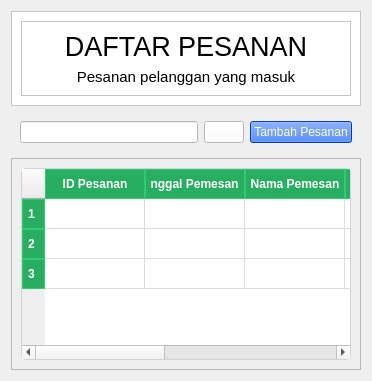
         <widget class="QWidget" name="Pemesanan">
          <layout class="QVBoxLayout" name="verticalLayout_29">
           <item>
            <widget class="QFrame" name="frame_24">
             <property name="styleSheet">
              <string notr="true">background-color: rgb(255, 255, 255);</string>
             </property>
             <property name="frameShape">
              <enum>QFrame::Shape::StyledPanel</enum>
             </property>
             <property name="frameShadow">
              <enum>QFrame::Shadow::Raised</enum>
             </property>
             <layout class="QVBoxLayout" name="verticalLayout_11">
              <item>
               <widget class="QFrame" name="frame_25">
                <property name="styleSheet">
                 <string notr="true">background-color: rgb(255, 255, 255);</string>
                </property>
                <property name="frameShape">
                 <enum>QFrame::Shape::StyledPanel</enum>
                </property>
                <property name="frameShadow">
                 <enum>QFrame::Shadow::Raised</enum>
                </property>
                <layout class="QVBoxLayout" name="verticalLayout_28">
                 <item>
                  <widget class="QLabel" name="Judul_pesanan">
                   <property name="font">
                    <font>
                     <pointsize>20</pointsize>
                    </font>
                   </property>
                   <property name="styleSheet">
                    <string notr="true">background-color: rgb(255, 255, 255);</string>
                   </property>
                   <property name="text">
                    <string>DAFTAR PESANAN</string>
                   </property>
                   <property name="alignment">
                    <set>Qt::AlignmentFlag::AlignCenter</set>
                   </property>
                  </widget>
                 </item>
                 <item>
                  <widget class="QLabel" name="subjudul_pesanan">
                   <property name="font">
                    <font>
                     <pointsize>11</pointsize>
                    </font>
                   </property>
                   <property name="styleSheet">
                    <string notr="true">background-color: rgb(255, 255, 255);</string>
                   </property>
                   <property name="text">
                    <string>Pesanan pelanggan yang masuk</string>
                   </property>
                   <property name="alignment">
                    <set>Qt::AlignmentFlag::AlignCenter</set>
                   </property>
                  </widget>
                 </item>
                </layout>
               </widget>
              </item>
             </layout>
            </widget>
           </item>
           <item>
            <widget class="QWidget" name="widget_10" native="true">
             <property name="minimumSize">
              <size>
               <width>350</width>
               <height>0</height>
              </size>
             </property>
             <property name="styleSheet">
              <string notr="true">QPushButton:Checked {
	background-color: white; 
	font-weight: bold;
}</string>
             </property>
             <layout class="QHBoxLayout" name="horizontalLayout_21">
              <item>
               <layout class="QHBoxLayout" name="horizontalLayout_22">
                <item>
                 <widget class="QLineEdit" name="inputNamaPelanggan">
                  <property name="styleSheet">
                   <string notr="true">background-color: rgb(255, 255, 255);</string>
                  </property>
                 </widget>
                </item>
                <item>
                 <widget class="QPushButton" name="btnPencarianPesanan">
                  <property name="styleSheet">
                   <string notr="true">background-color: rgb(255, 255, 255);</string>
                  </property>
                  <property name="text">
                   <string/>
                  </property>
                  <property name="icon">
                   <iconset resource="icon.qrc">
                    <normaloff>:/newPrefix/Icon/search-removebg-preview.png</normaloff>:/newPrefix/Icon/search-removebg-preview.png</iconset>
                  </property>
                 </widget>
                </item>
               </layout>
              </item>
              <item>
               <widget class="QPushButton" name="btnTambahPesanan">
                <property name="styleSheet">
                 <string notr="true">QPushButton {
	background-color: rgb(0, 85, 255);
	color:white;
}

QPushButton:checked {
	background-color: White;
	color: black;
	font-weight: bold;
}</string>
                </property>
                <property name="text">
                 <string>Tambah Pesanan</string>
                </property>
                <property name="icon">
                 <iconset resource="icon.qrc">
                  <normaloff>:/newPrefix/Icon/tambah3-removebg-preview.png</normaloff>:/newPrefix/Icon/tambah3-removebg-preview.png</iconset>
                </property>
               </widget>
              </item>
             </layout>
            </widget>
           </item>
           <item>
            <widget class="QFrame" name="frame_23">
             <property name="frameShape">
              <enum>QFrame::Shape::StyledPanel</enum>
             </property>
             <property name="frameShadow">
              <enum>QFrame::Shadow::Raised</enum>
             </property>
             <layout class="QVBoxLayout" name="verticalLayout_27">
              <item>
               <widget class="QTableWidget" name="TablePesanan">
                <property name="styleSheet">
                 <string notr="true">/* Warna dasar tabel */
QTableWidget {
    background-color: #ffffff;
    alternate-background-color: #f9f9f9; /* Warna baris selang-seling */
    gridline-color: #dcdcdc;
    color: #333333;
    selection-background-color: #27ae60; /* Warna hijau saat baris diklik */
    selection-color: white;
}

/* Warna Header (Kolom Atas) */
QHeaderView::section {
    background-color: #27ae60; /* Hijau sesuai tema Toko Sayur Anda */
    color: white;
    padding: 5px;
    font-weight: bold;
    border: 1px solid #2ecc71;
}

/* Menghilangkan border kaku di sekeliling tabel */
QTableWidget {
    border: 1px solid #ced4da;
    border-radius: 5px;
}</string>
                </property>
                <property name="editTriggers">
                 <set>QAbstractItemView::EditTrigger::NoEditTriggers</set>
                </property>
                <property name="selectionMode">
                 <enum>QAbstractItemView::SelectionMode::SingleSelection</enum>
                </property>
                <property name="selectionBehavior">
                 <enum>QAbstractItemView::SelectionBehavior::SelectRows</enum>
                </property>
                <attribute name="horizontalHeaderStretchLastSection">
                 <bool>true</bool>
                </attribute>
                <row/>
                <row/>
                <row/>
                <column>
                 <property name="text">
                  <string>ID Pesanan</string>
                 </property>
                </column>
                <column>
                 <property name="text">
                  <string>Tanggal Pemesanan</string>
                 </property>
                </column>
                <column>
                 <property name="text">
                  <string>Nama Pemesan</string>
                 </property>
                </column>
                <column>
                 <property name="text">
                  <string>Total</string>
                 </property>
                </column>
                <column>
                 <property name="text">
                  <string>Metode Pembayaran</string>
                 </property>
                </column>
                <column>
                 <property name="text">
                  <string>Status</string>
                 </property>
                </column>
                <column>
                 <property name="text">
                  <string>Aksi</string>
                 </property>
                </column>
               </widget>
              </item>
             </layout>
            </widget>
           </item>
          </layout>
         </widget>
